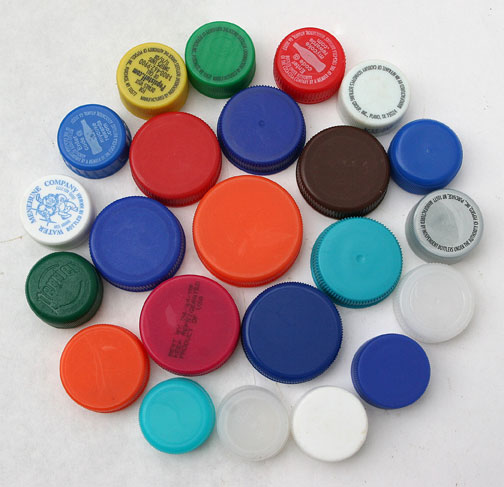
#> input picture 06_cv_filtros_extraccion_ocr/img/tapitas.jpg, 504 x 487 px
$ python 02_filtro_mediana.py
#> lines starting #> are read from the running program, lines starting #| are printed output that depends on the picture
import cv2 as cv
import numpy as np
from skimage.util import random_noise

# el segundo argumento '0' indica que la imagen se cargará en escala de grises
img2 = cv.imread("../img/tapitas.jpg")
#> img2 is the input picture: shape (487, 504, 3); mean B, G, R 161.3, 154.5, 164.8

# Agregar ruido salt&pepper a la
# 'mode="s&p"' indica el tipo de ruido (salt & pepper),
# 'amount=0.3' define la cantidad de ruido que se añadirá
noise_img = random_noise(img2, mode="s&p", amount=0.3)
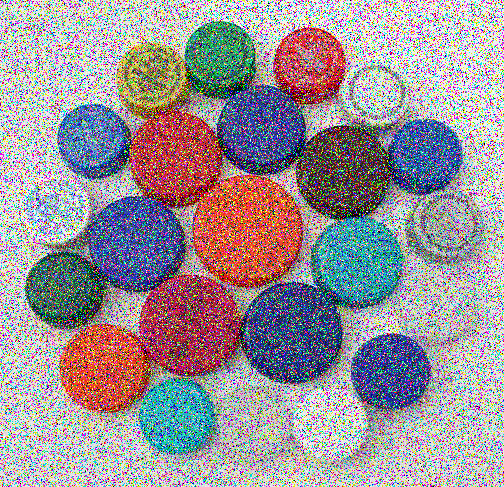
#> noise_img: shape (487, 504, 3) float64; mean B, G, R 0.593, 0.574, 0.603

# Convertimos la imagen ruidosa a un array de enteros sin signo de 8 bits (uint8)
# random_noise devuelve una imagen en formato float
noise_img = np.array(255 * noise_img, dtype="uint8")

# Otra manera de agregar ruido (no es salt&pepper) con numpy
# gauss = np.random.normal(0,1,img2.size)
# gauss = gauss.reshape(img2.shape[0],img2.shape[1]).astype('uint8')
# noise_img = img2 + img2 * gauss

# Aplicar el filtro de media
# 'cv.blur' aplica un filtro de media con un kernel de 5x5, suavizando la imagen y reduciendo el ruido
mean = cv.blur(noise_img, (5, 5))
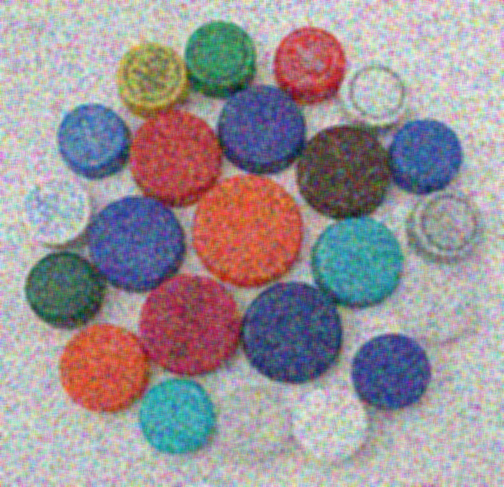
#> mean: shape (487, 504, 3); mean B, G, R 151.2, 146.2, 153.6

# Aplicar el filtro de mediana
# 'cv.medianBlur' aplica un filtro de mediana con un kernel de 5x5,
# que es especialmente efectivo para eliminar ruido tipo "salt and pepper"
median = cv.medianBlur(noise_img, 5)
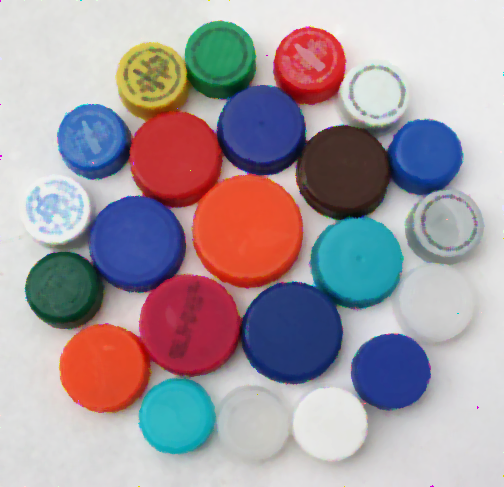
#> median: shape (487, 504, 3); mean B, G, R 161.4, 154.6, 164.9

# Mostrar la imagen
cv.imshow("Original", img2)
cv.imshow("Original - S&P", noise_img)
cv.imshow("Media", mean)
cv.imshow("Mediana", median)

cv.waitKey(0)
cv.destroyAllWindows()
